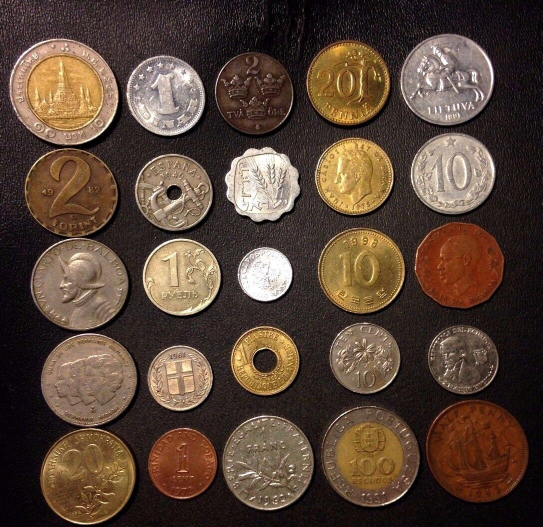
#> input picture Nesne Tespiti/HavzaAlgoritmasi/foto.jpg, 1085 x 1054 px, given in place of the camera (shown at 1/2 size)
$ python Renkle_Nesne_Tespiti.py
#> lines starting #> are read from the running program, lines starting #| are printed output that depends on the picture; after the words box and inside, x2 and y2 are one past the last pixel; in counts of white or black regions, pixels touching at a corner belong together
import cv2
import numpy as np
from collections import deque

"""
cv2: OpenCV kütüphanesi, görüntü işleme işlemlerini yapmak için kullanılır.
numpy: Sayısal işlemler ve dizi işlemleri için kullanılır.
deque: Nesnenin hareketini takip etmek için çift uçlu bir liste (deque) kullanılır.
"""

buffer_size = 16
pts = deque(maxlen=buffer_size)

"""
buffer_size = 16: Takip edilen nesnenin 16 çerçeveye kadar hareketinin kaydedilmesini sağlar.
pts = deque(maxlen=buffer_size): Takip edilen noktaları bir deque (çift uçlu liste) içinde saklar.
"""

# Mavi renk aralığı (HSV)
blueLower = (84, 98, 0)
blueUpper = (179, 255, 255)

"""
HSV formatında mavi renk aralığını belirler. HSV (Hue, Saturation, Value), renkleri daha iyi algılamamızı sağlar.
blueLower: Mavi rengin en düşük değeri.
blueUpper: Mavi rengin en yüksek değeri.
"""

# Kamera başlat
cap = cv2.VideoCapture(0)
cap.set(3, 960)  # Genişlik
cap.set(4, 480)  # Yükseklik

"""
cap = cv2.VideoCapture(0): Bilgisayarın varsayılan kamerasını başlatır.
cap.set(3, 960): Kameranın genişliğini 960 piksel olarak ayarlar.
cap.set(4, 480): Kameranın yüksekliğini 480 piksel olarak ayarlar.
"""

while True:
    success, imgOriginal = cap.read()
#> imgOriginal is the input picture: shape (1054, 1085, 3); mean B, G, R 54.8, 67.9, 87.7

    if not success:
        print("Hata: Kameradan görüntü alinamadi!")
        break

    """
    cap.read(): Kameradan görüntü okur.
    Eğer görüntü alınamazsa, hata mesajı verir ve döngüden çıkar.
    """

    # Gaussian Blur
    blurred = cv2.GaussianBlur(imgOriginal, (11, 11), 0)

    """
    Gaussian Blur filtresi, görüntüdeki gürültüyü azaltır ve kenarları daha belirgin hale getirir.
    """

    # BGR'den HSV'ye dönüştür
    hsv = cv2.cvtColor(blurred, cv2.COLOR_BGR2HSV)
#> hsv: shape (1054, 1085, 3); mean H, S, V 48.7, 96.8, 87.7

    """
    OpenCV, varsayılan olarak BGR formatında çalışır.
    cv2.COLOR_BGR2HSV: BGR'den HSV'ye dönüştürür, çünkü renk algılama HSV formatında daha başarılıdır.
    """

    # HSV görüntüsünü göster
    cv2.imshow("HSV Image", hsv)

    """
    cv2.inRange(): HSV formatında belirlenen mavi renk aralığındaki pikselleri beyaz (255), diğer pikselleri siyah (0) yapar.
    """

    # Mavi için maske oluştur
    mask = cv2.inRange(hsv, blueLower, blueUpper)
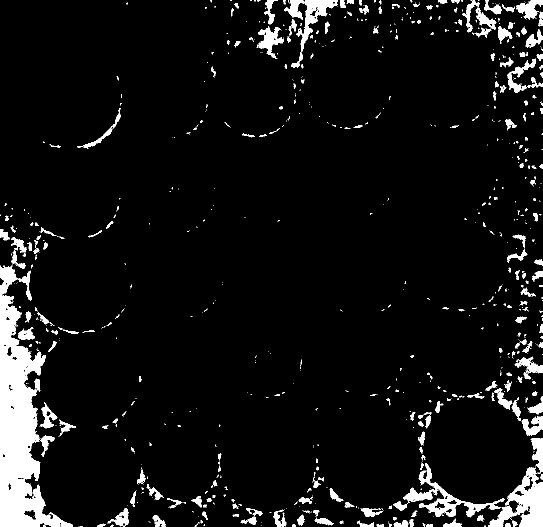
#> mask: shape (1054, 1085) (shown at 1/2 size); 6.8% white; 872 white regions (618 under 20 px), largest, box (x1, y1, x2, y2) and area: (0, 531, 146, 1054) 29998, (976, 934, 1085, 1054) 5688, (806, 926, 1009, 1035) 4160
    cv2.imshow("Mask Image", mask)

    # Maskenin etrafında kalan gürültüleri sil
    mask = cv2.erode(mask, None, iterations=2)
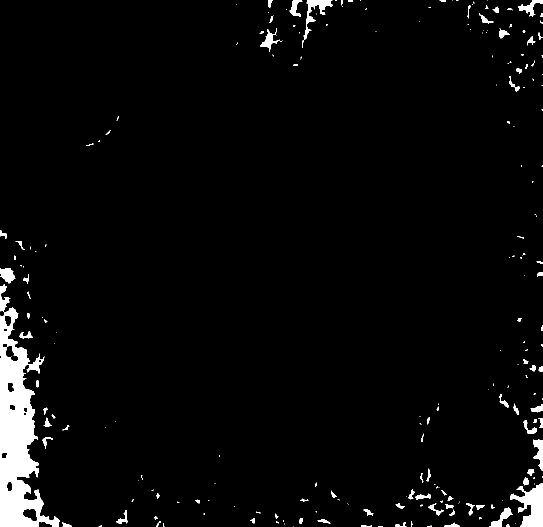
#> mask: shape (1054, 1085) (shown at 1/2 size); 3.4% white; 222 white regions (127 under 20 px), largest, box (x1, y1, x2, y2) and area: (0, 615, 120, 1054) 23515, (1020, 967, 1085, 1054) 3027, (607, 0, 666, 80) 1122
    mask = cv2.dilate(mask, None, iterations=2)
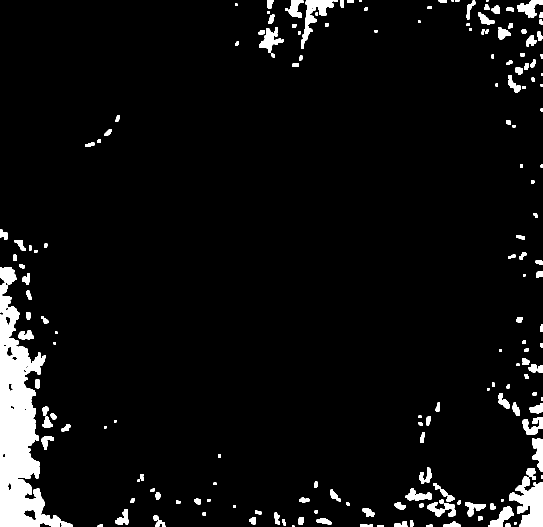
#> mask: shape (1054, 1085) (shown at 1/2 size); 5.3% white; 183 white regions (5 under 20 px)
    cv2.imshow("Mask + Erozyon ve Genisleme", mask)

    """
    Erozyon (erode): Küçük gürültüleri temizler.
    Genişleme (dilate): Erozyon sonrası kaybolan önemli bilgileri geri getirir.
    """

    # Konturları bul
    contours, _ = cv2.findContours(mask.copy(), cv2.RETR_EXTERNAL, cv2.CHAIN_APPROX_SIMPLE)
#> contours = 183 contours, 23 with area under 20; largest, box (x1, y1, x2, y2) and area: (0, 567, 122, 1054) 28172, (1018, 952, 1085, 1054) 3800, (602, 0, 668, 98) 1793, (518, 55, 568, 105) 974, (977, 1013, 1027, 1054) 854

    """
    cv2.findContours(): Görüntüdeki nesne konturlarını (sınırlarını) bulur.
    cv2.RETR_EXTERNAL: Sadece dış konturları alır.
    cv2.CHAIN_APPROX_SIMPLE: Kontur noktalarını optimize eder, gereksiz noktaları kaldırır.
    """

    center = None

    if len(contours) > 0:

        # En büyük konturu al
        c = max(contours, key=cv2.contourArea)
#> c = contour of 526 points, box (x1, y1, x2, y2) (0, 567, 122, 1054), area 28172

        """
        Eğer kontur bulunduysa, en büyük alanı kaplayan kontur seçilir.
        """

        # Dikdörtgene çevir
        rect = cv2.minAreaRect(c)
#> rect = ((60.5, 810), (486, 121), -90)

        ((x, y), (width, height), rotation) = rect
#> x = 60.5; y = 810; width = 486; height = 121; rotation = -90

        """
        cv2.minAreaRect(): Konturun etrafına dönebilen bir dikdörtgen çizer.
        x, y: Nesnenin merkez noktası.
        width, height: Dikdörtgenin genişliği ve yüksekliği.
        rotation: Dikdörtgenin dönüş açısı.
        """

        # Koordinatları yazdır
        s = "x: {}, y: {}, width: {}, height: {}, rotation: {}".format(np.round(x), np.round(y), np.round(width), np.round(height), np.round(rotation))
        print(s)
#| x: 60.0, y: 810.0, width: 486.0, height: 121.0, rotation: -90.0

        """
        Koordinatları ve boyutları ekrana yazdırır.
        """

        # Konturun etrafına dikdörtgen çiz
        box = cv2.boxPoints(rect)
#> box = [[121, 1053], [-1.49e-14, 1053], [0, 567], [121, 567]]
        box = np.int64(box)  # np.int0 yerine np.int32 kullanılıyor
#> box = [[121, 1053], [0, 1053], [0, 567], [121, 567]]

        """
        cv2.boxPoints(rect): Dikdörtgenin köşe noktalarını bulur.
        """

        # moment
        M = cv2.moments(c)
#> M = moments, m00 28171.5, centre m10/m00, m01/m00 = (34.65, 858.2)
        center = (int(M["m10"]/M["m00"]), int(M["m01"]/M["m00"]))
#> center = (34, 858)

        """
        Moment hesaplamaları ile nesnenin ağırlık merkezini bulur.
        """

        # konturu çizdir: sarı
        cv2.drawContours(imgOriginal, [box], 0, (0, 255, 255), 2)

        """
        cv2.drawContours(): Sarı ((0,255,255)) renkte dikdörtgen çizer.
        """


        # Merkeze bir tane nokta çizelim: pembe
        cv2.circle(imgOriginal, center, 5, (255, 0, 255), -1)
#> imgOriginal: shape (1054, 1085, 3); mean B, G, R 54.7, 68.5, 88.2

        """
        cv2.circle(): Nesnenin merkezine pembe ((255,0,255)) bir nokta çizer.
        """

        # Çizgileri ekrana yazdir
        cv2.putText(imgOriginal, s, (25, 50), cv2.FONT_HERSHEY_COMPLEX_SMALL, 1, (255, 255, 255), 2)
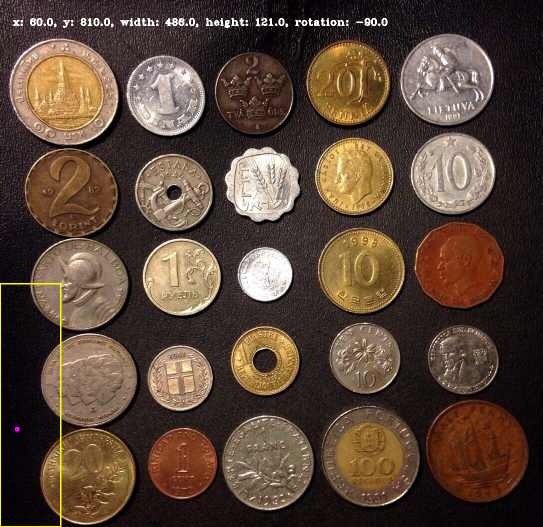
#> imgOriginal: shape (1054, 1085, 3) (shown at 1/2 size); mean B, G, R 55.6, 69.4, 89.1

        """
        cv2.putText() fonksiyonu, görüntü üzerine yazı eklemek için kullanılır.
        s: Yazdırılacak metin (x, y, genişlik, yükseklik ve dönüş açısı bilgileri).
        (25, 50): Metnin görüntü üzerinde konumlandığı koordinatlar (sol üst köşeye yakın).
        cv2.FONT_HERSHEY_COMPLEX_SMALL: Yazı tipi.
        1: Yazı boyutu.
        (255, 255, 255): Beyaz renk (BGR formatında).
        2: Kalınlık (stroke).
        """

    # deque(takip)
    pts.appendleft(center)

    for i in range(1, len(pts)):

        if pts[i -1] is None or pts[i] is None: continue

        cv2.line(imgOriginal, pts[i -1], pts[i], (0, 255, 0), 3)

        """
        pts.appendleft(center): Merkez koordinatlarını deque içine ekler.
        cv2.line(): Önceki ve yeni merkez noktalarına yeşil ((0,255,0)) çizgiler çizerek hareket yolunu gösterir.
        """

        # Sonuçları göster
        cv2.imshow("Orijinal Tespit", imgOriginal)

    # Çıkış için 'q' tuşuna bas
    if cv2.waitKey(1) & 0xFF == ord("q"):
#> (key q is pressed here)
        break

# Kaynakları serbest bırak
cap.release()
cv2.destroyAllWindows()

"""
'q' tuşuna basıldığında programdan çıkılır.
Kamera serbest bırakılır ve tüm OpenCV pencereleri kapatılır.
"""
